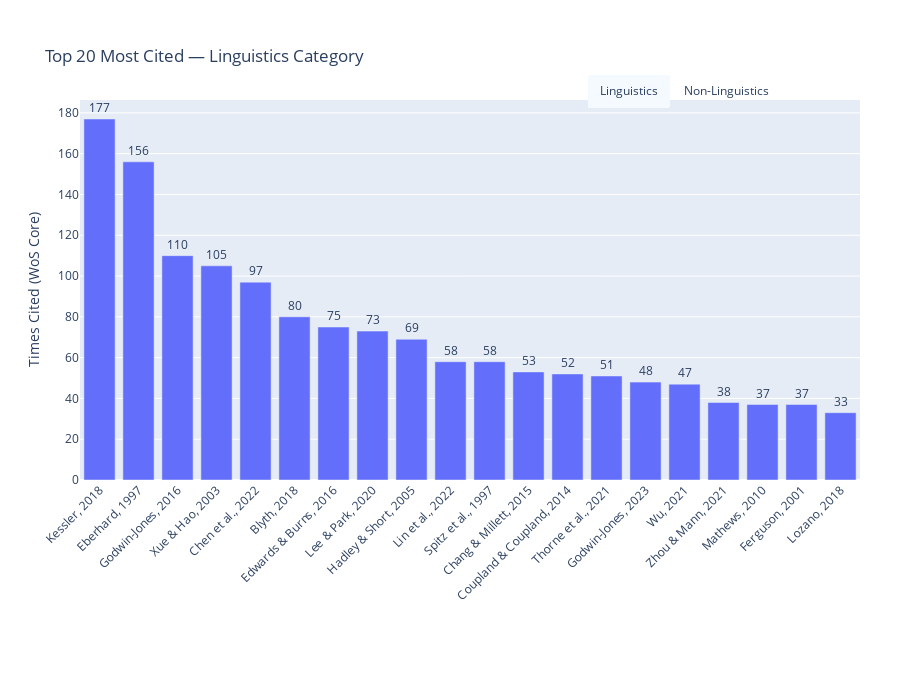

Source (notebook cell):
### Code cell
import pandas as pd
import re
import plotly.graph_objects as go

# ========== 1) 读取数据 ==========
df = pd.read_csv("cexr.csv")

# ========== 2) 标记是否属于 Linguistics 类别 ==========
df['is_linguistics'] = df['WoS Categories'].astype(str).str.contains(
    r"\blinguistics\b|\blanguage and linguistics\b",
    case=False, regex=True, na=False
)

# ========== 3) 使用 Times Cited, WoS Core 列 ==========
citation_col = "Times Cited, WoS Core"
df[citation_col] = pd.to_numeric(df[citation_col], errors="coerce").fillna(0).astype(int)

# ========== 4) 作者解析函数 ==========
def parse_last_names(authors_str: str):
    """按分号分作者，只取逗号前的姓（WoS 常见：Last, FirstInitials; Last, FirstInitials; ...）"""
    if pd.isna(authors_str) or not str(authors_str).strip():
        return []
    raw_authors = [a.strip() for a in str(authors_str).split(';') if a.strip()]
    last_names = []
    for a in raw_authors:
        if ',' in a:
            last_names.append(a.split(',')[0].strip())   # 逗号前是姓
        else:
            parts = a.split()
            last_names.append(parts[-1].strip())         # 无逗号时取最后一个词
    return last_names

def make_author_label(authors_str, year):
    """根据作者数量生成：Last, Year / Last & Last, Year / Last et al., Year"""
    last_names = parse_last_names(authors_str)
    y = str(year) if pd.notna(year) else ""
    if not last_names:
        return y
    if len(last_names) == 1:
        return f"{last_names[0]}, {y}"
    if len(last_names) == 2:
        return f"{last_names[0]} & {last_names[1]}, {y}"
    return f"{last_names[0]} et al., {y}"

# 生成横轴使用的 label
df['label'] = df.apply(
    lambda row: make_author_label(row.get('Authors', ''), row.get('Publication Year', '')),
    axis=1
)

# ========== 5) 各取前 20 篇高被引论文 ==========
ling_top = (
    df.loc[df['is_linguistics']]
      .sort_values(citation_col, ascending=False)
      .head(20)
)
nonling_top = (
    df.loc[~df['is_linguistics']]
      .sort_values(citation_col, ascending=False)
      .head(20)
)

# ========== 6) fig3：一张图，按钮切换 Linguistics / Non-Linguistics ==========
fig3 = go.Figure()

# Trace 0: Linguistics（默认可见）
fig3.add_bar(
    x=ling_top['label'],
    y=ling_top[citation_col],
    name="Linguistics",
    text=ling_top[citation_col],
    textposition="outside",
    hovertext=(
        "<b>Title:</b> " + ling_top['Article Title'].astype(str) +
        "<br><b>Journal:</b> " + ling_top['Source Title'].astype(str) +
        "<br><b>Year:</b> " + ling_top['Publication Year'].astype(str) +
        "<br><b>Cited:</b> " + ling_top[citation_col].astype(str)
    ),
    hoverinfo="text",
    visible=True
)

# Trace 1: Non-Linguistics（初始隐藏）
fig3.add_bar(
    x=nonling_top['label'],
    y=nonling_top[citation_col],
    name="Non-Linguistics",
    text=nonling_top[citation_col],
    textposition="outside",
    hovertext=(
        "<b>Title:</b> " + nonling_top['Article Title'].astype(str) +
        "<br><b>Journal:</b> " + nonling_top['Source Title'].astype(str) +
        "<br><b>Year:</b> " + nonling_top['Publication Year'].astype(str) +
        "<br><b>Cited:</b> " + nonling_top[citation_col].astype(str)
    ),
    hoverinfo="text",
    visible=False
)

# ========== 7) 按钮与布局（按钮与标题同一行靠右） ==========
buttons = [
    dict(
        label="Linguistics",
        method="update",
        args=[{"visible": [True, False]},
              {"title": "Top 20 Most Cited — Linguistics Category"}]
    ),
    dict(
        label="Non-Linguistics",
        method="update",
        args=[{"visible": [False, True]},
              {"title": "Top 20 Most Cited — Non-Linguistics Category"}]
    )
]

fig3.update_layout(
    updatemenus=[
        dict(
            type="buttons",
            direction="right",
            buttons=buttons,
            xanchor="left",
            yanchor="top",
            x=0.65,                 # 按钮水平位置（可调：0.55~0.85）
            y=1.08,                 # 按钮垂直位置（贴近标题）
            pad={"r": 8, "t": 4},
            showactive=True,
            bgcolor="rgba(0,0,0,0)",
            bordercolor="rgba(0,0,0,0)"
        )
    ],
    title=dict(
        text="Top 20 Most Cited — Linguistics Category",
        x=0.05,                    # 标题偏左
        xanchor="left",
        yanchor="top"
    ),
    xaxis=dict(tickangle=-45),
    yaxis_title="Times Cited (WoS Core)",
    height=700,
    margin=dict(l=80, r=40, t=100, b=220),
    showlegend=False
)

fig3.show()

### Figure 1 — Plotly figure (JSON) as saved in the notebook; plotly's stock layout.template omitted (floating-point values rounded to 4 significant figures)
{"data": [{"hoverinfo": "text", "hovertext": ["<b>Title:</b> Technology and the future of language teaching<br><b>Journal:</b> FOREIGN LANGUAGE ANNALS<br><b>Year:</b> 2018<br><b>Cited:</b> 177", "<b>Title:</b> The marked effect of number on subject-verb agreement<br><b>Journal:</b> JOURNAL OF MEMORY AND LANGUAGE<br><b>Year:</b> 1997<br><b>Cited:</b> 156", "<b>Title:</b> EMERGING TECHNOLOGIES AUGMENTED REALITY AND LANGUAGE LEARNING: FROM ANNOTATED VOCABULARY TO PLACE-BASED MOBILE GAMES<br><b>Journal:</b> LANGUAGE LEARNING & TECHNOLOGY<br><b>Year:</b> 2016<br><b>Cited:</b> 110", "<b>Title:</b> Changes in the human vocal tract due to aging and the acoustic correlates of speech production: A pilot study<br><b>Journal:</b> JOURNAL OF SPEECH LANGUAGE AND HEARING RESEARCH<br><b>Year:</b> 2003<br><b>Cited:</b> 105", "<b>Title:</b> Effects of captions and English proficiency on learning effectiveness, motivation and attitude in augmented-reality-enhanced theme-based contextualized EFL learning<br><b>Journal:</b> COMPUTER ASSISTED LANGUAGE LEARNING<br><b>Year:</b> 2022<br><b>Cited:</b> 97", "<b>Title:</b> Immersive technologies and language learning<br><b>Journal:</b> FOREIGN LANGUAGE ANNALS<br><b>Year:</b> 2018<br><b>Cited:</b> 80", "<b>Title:</b> Language teacher action research: achieving sustainability<br><b>Journal:</b> ELT JOURNAL<br><b>Year:</b> 2016<br><b>Cited:</b> 75", "<b>Title:</b> Reconceptualization of the context in language learning with a location-based AR app<br><b>Journal:</b> COMPUTER ASSISTED LANGUAGE LEARNING<br><b>Year:</b> 2020<br><b>Cited:</b> 73", "<b>Title:</b> The onset of tense marking in children at risk for specific language impairment<br><b>Journal:</b> JOURNAL OF SPEECH LANGUAGE AND HEARING RESEARCH<br><b>Year:</b> 2005<br><b>Cited:</b> 69", "<b>Title:</b> The effects of an augmented-reality ubiquitous writing application: a comparative pilot project for enhancing EFL writing instruction<br><b>Journal:</b> COMPUTER ASSISTED LANGUAGE LEARNING<br><b>Year:</b> 2022<br><b>Cited:</b> 58", "<b>Title:</b> Look who's talking: A prospective study of familial transmission of language impairments<br><b>Journal:</b> JOURNAL OF SPEECH LANGUAGE AND HEARING RESEARCH<br><b>Year:</b> 1997<br><b>Cited:</b> 58", "<b>Title:</b> Improving reading rates and comprehension through audio-assisted extensive reading for beginner learners<br><b>Journal:</b> SYSTEM<br><b>Year:</b> 2015<br><b>Cited:</b> 53", "<b>Title:</b> The authenticating discourses of mining heritage tourism in Cornwall and Wales<br><b>Journal:</b> JOURNAL OF SOCIOLINGUISTICS<br><b>Year:</b> 2014<br><b>Cited:</b> 52", "<b>Title:</b> Rewilding Language Education: Emergent Assemblages and Entangled Actions<br><b>Journal:</b> MODERN LANGUAGE JOURNAL<br><b>Year:</b> 2021<br><b>Cited:</b> 51", "<b>Title:</b> Emerging spaces for language learning: AI bots, ambient intelligence, and the metaverse<br><b>Journal:</b> LANGUAGE LEARNING & TECHNOLOGY<br><b>Year:</b> 2023<br><b>Cited:</b> 48", "<b>Title:</b> The applications and effects of learning English through augmented reality: a case study of Pokemon Go<br><b>Journal:</b> COMPUTER ASSISTED LANGUAGE LEARNING<br><b>Year:</b> 2021<br><b>Cited:</b> 47", "<b>Title:</b> Translanguaging in a Chinese university CLIL classroom: Teacher strategies and student attitudes<br><b>Journal:</b> STUDIES IN SECOND LANGUAGE LEARNING AND TEACHING<br><b>Year:</b> 2021<br><b>Cited:</b> 38", "<b>Title:</b> Using a studio-based pedagogy to engage students in the design of mobile-based media<br><b>Journal:</b> ENGLISH TEACHING-PRACTICE AND CRITIQUE<br><b>Year:</b> 2010<br><b>Cited:</b> 37", "<b>Title:</b> If you pop over there: a corpus-based study of conditionals in medical discourse<br><b>Journal:</b> ENGLISH FOR SPECIFIC PURPOSES<br><b>Year:</b> 2001<br><b>Cited:</b> 37", "<b>Title:</b> The Development of Anaphora Resolution at the Syntax-Discourse Interface: Pronominal Subjects in Greek Learners of Spanish<br><b>Journal:</b> JOURNAL OF PSYCHOLINGUISTIC RESEARCH<br><b>Year:</b> 2018<br><b>Cited:</b> 33"], "name": "Linguistics", "text": [177, 156, 110, 105, 97, 80, 75, 73, 69, 58, 58, 53, 52, 51, 48, 47, 38, 37, 37, 33], "textposition": "outside", "type": "bar", "visible": true, "x": ["Kessler, 2018", "Eberhard, 1997", "Godwin-Jones, 2016", "Xue & Hao, 2003", "Chen et al., 2022", "Blyth, 2018", "Edwards & Burns, 2016", "Lee & Park, 2020", "Hadley & Short, 2005", "Lin et al., 2022", "Spitz et al., 1997", "Chang & Millett, 2015", "Coupland & Coupland, 2014", "Thorne et al., 2021", "Godwin-Jones, 2023", "Wu, 2021", "Zhou & Mann, 2021", "Mathews, 2010", "Ferguson, 2001", "Lozano, 2018"], "y": [177, 156, 110, 105, 97, 80, 75, 73, 69, 58, 58, 53, 52, 51, 48, 47, 38, 37, 37, 33]}, {"hoverinfo": "text", "hovertext": ["<b>Title:</b> Current status, opportunities and challenges of augmented reality in education<br><b>Journal:</b> COMPUTERS & EDUCATION<br><b>Year:</b> 2013<br><b>Cited:</b> 1265", "<b>Title:</b> Affordances and Limitations of Immersive Participatory Augmented Reality Simulations for Teaching and Learning<br><b>Journal:</b> JOURNAL OF SCIENCE EDUCATION AND TECHNOLOGY<br><b>Year:</b> 2009<br><b>Cited:</b> 776", "<b>Title:</b> Impact of an augmented reality system on students' motivation for a visual art course<br><b>Journal:</b> COMPUTERS & EDUCATION<br><b>Year:</b> 2013<br><b>Cited:</b> 621", "<b>Title:</b> Virtual laboratories for education in science, technology, and engineering: A review<br><b>Journal:</b> COMPUTERS & EDUCATION<br><b>Year:</b> 2016<br><b>Cited:</b> 527", "<b>Title:</b> Evaluating virtual reality and augmented reality training for industrial maintenance and assembly tasks<br><b>Journal:</b> INTERACTIVE LEARNING ENVIRONMENTS<br><b>Year:</b> 2015<br><b>Cited:</b> 442", "<b>Title:</b> Environmental Detectives - the development of an augmented reality platform for environmental simulations<br><b>Journal:</b> ETR&D-EDUCATIONAL TECHNOLOGY RESEARCH AND DEVELOPMENT<br><b>Year:</b> 2008<br><b>Cited:</b> 429", "<b>Title:</b> Virtual Technologies Trends in Education<br><b>Journal:</b> EURASIA JOURNAL OF MATHEMATICS SCIENCE AND TECHNOLOGY EDUCATION<br><b>Year:</b> 2017<br><b>Cited:</b> 370", "<b>Title:</b> Virtual and remote labs in education: A bibliometric analysis<br><b>Journal:</b> COMPUTERS & EDUCATION<br><b>Year:</b> 2016<br><b>Cited:</b> 369", "<b>Title:</b> Evaluation of learners' attitude toward learning in ARIES augmented reality environments<br><b>Journal:</b> COMPUTERS & EDUCATION<br><b>Year:</b> 2013<br><b>Cited:</b> 344", "<b>Title:</b> An Augmented Reality-based Mobile Learning System to Improve Students' Learning Achievements and Motivations in Natural Science Inquiry Activities<br><b>Journal:</b> EDUCATIONAL TECHNOLOGY & SOCIETY<br><b>Year:</b> 2014<br><b>Cited:</b> 339", "<b>Title:</b> Experimenting with electromagnetism using augmented reality: Impact on flow student experience and educational effectiveness<br><b>Journal:</b> COMPUTERS & EDUCATION<br><b>Year:</b> 2014<br><b>Cited:</b> 326", "<b>Title:</b> Emboldened by Embodiment: Six Precepts for Research on Embodied Learning and Mixed Reality<br><b>Journal:</b> EDUCATIONAL RESEARCHER<br><b>Year:</b> 2013<br><b>Cited:</b> 310", "<b>Title:</b> Home literacy: Opportunity, instruction, cooperation and social-emotional quality predicting early reading achievement<br><b>Journal:</b> READING RESEARCH QUARTERLY<br><b>Year:</b> 1998<br><b>Cited:</b> 307", "<b>Title:</b> A psychological perspective on augmented reality in the mathematics classroom<br><b>Journal:</b> COMPUTERS & EDUCATION<br><b>Year:</b> 2013<br><b>Cited:</b> 297", "<b>Title:</b> EcoMOBILE: Integrating augmented reality and probeware with environmental education field trips<br><b>Journal:</b> COMPUTERS & EDUCATION<br><b>Year:</b> 2013<br><b>Cited:</b> 292", "<b>Title:</b> Augmented Reality Learning Experiences: Survey of Prototype Design and Evaluation<br><b>Journal:</b> IEEE TRANSACTIONS ON LEARNING TECHNOLOGIES<br><b>Year:</b> 2014<br><b>Cited:</b> 284", "<b>Title:</b> Animating eco-education: To see, feel, and discover in an augmented reality-based experiential learning environment<br><b>Journal:</b> COMPUTERS & EDUCATION<br><b>Year:</b> 2016<br><b>Cited:</b> 263", "<b>Title:</b> New technology trends in education: Seven years of forecasts and convergence<br><b>Journal:</b> COMPUTERS & EDUCATION<br><b>Year:</b> 2011<br><b>Cited:</b> 255", "<b>Title:</b> A review of using Augmented Reality in Education from 2011 to 2016<br><b>Journal:</b> INNOVATIONS IN SMART LEARNING<br><b>Year:</b> 2017<br><b>Cited:</b> 250", "<b>Title:</b> Augmented reality simulations on handheld computers<br><b>Journal:</b> JOURNAL OF THE LEARNING SCIENCES<br><b>Year:</b> 2007<br><b>Cited:</b> 249"], "name": "Non-Linguistics", "text": [1265, 776, 621, 527, 442, 429, 370, 369, 344, 339, 326, 310, 307, 297, 292, 284, 263, 255, 250, 249], "textposition": "outside", "type": "bar", "visible": false, "x": ["Wu et al., 2013", "Dunleavy et al., 2009", "Di Serio et al., 2013", "Potkonjak et al., 2016", "Gavish et al., 2015", "Klopfer & Squire, 2008", "Martín-Gutiérrez et al., 2017", "Heradio et al., 2016", "Wojciechowski & Cellary, 2013", "Chiang et al., 2014", "Ibáñez et al., 2014", "Lindgren & Johnson-Glenberg, 2013", "Leseman & de Jong, 1998", "Bujak et al., 2013", "Kamarainen et al., 2013", "Santos et al., 2014", "Huang et al., 2016", "Martin et al., 2011", "Chen et al., 2017", "Squire & Klopfer, 2007"], "y": [1265, 776, 621, 527, 442, 429, 370, 369, 344, 339, 326, 310, 307, 297, 292, 284, 263, 255, 250, 249]}], "layout": {"height": 700, "margin": {"b": 220, "l": 80, "r": 40, "t": 100}, "showlegend": false, "title": {"text": "Top 20 Most Cited — Linguistics Category", "x": 0.05, "xanchor": "left", "yanchor": "top"}, "updatemenus": [{"bgcolor": "rgba(0,0,0,0)", "bordercolor": "rgba(0,0,0,0)", "buttons": [{"args": [{"visible": [true, false]}, {"title": "Top 20 Most Cited — Linguistics Category"}], "label": "Linguistics", "method": "update"}, {"args": [{"visible": [false, true]}, {"title": "Top 20 Most Cited — Non-Linguistics Category"}], "label": "Non-Linguistics", "method": "update"}], "direction": "right", "pad": {"r": 8, "t": 4}, "showactive": true, "type": "buttons", "x": 0.65, "xanchor": "left", "y": 1.08, "yanchor": "top"}], "xaxis": {"tickangle": -45}, "yaxis": {"title": {"text": "Times Cited (WoS Core)"}}}}
